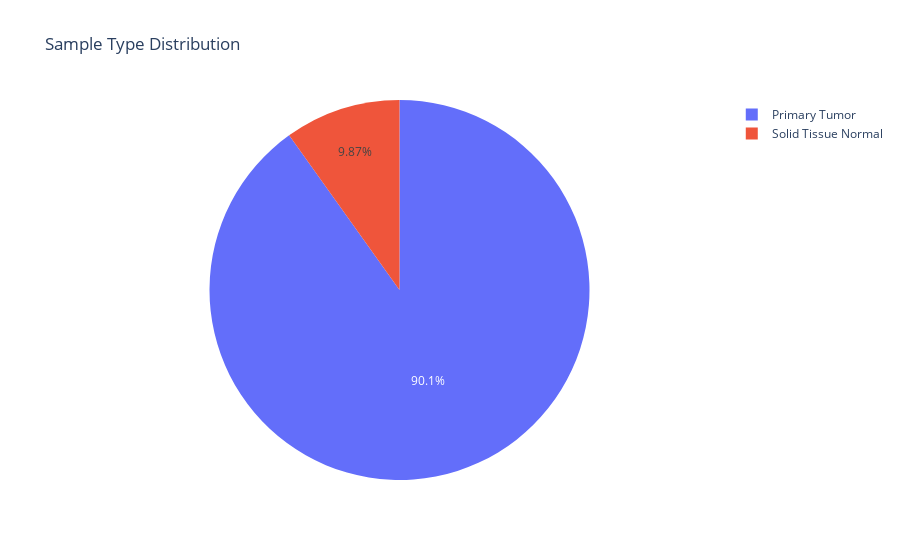

Here is the notebook cell this chart was saved with:
### Markdown cell above
### Tumor vs Normal

### Code cell
fig = px.pie(sample_sheet['Sample Type'].value_counts(), values=sample_sheet['Sample Type'].value_counts().values, names=sample_sheet['Sample Type'].value_counts().index, title='Sample Type Distribution')
fig.show()

### Figure 1 — Plotly figure (JSON) as saved in the notebook; plotly's stock layout.template omitted (floating-point values rounded to 4 significant figures)
{"data": [{"domain": {"x": [0, 1], "y": [0, 1]}, "hovertemplate": "label=%{label}<br>value=%{value}<extra></extra>", "labels": ["Primary Tumor", "Solid Tissue Normal"], "legendgroup": "", "name": "", "showlegend": true, "type": "pie", "values": [539, 59]}], "layout": {"legend": {"tracegroupgap": 0}, "title": {"text": "Sample Type Distribution"}}}
